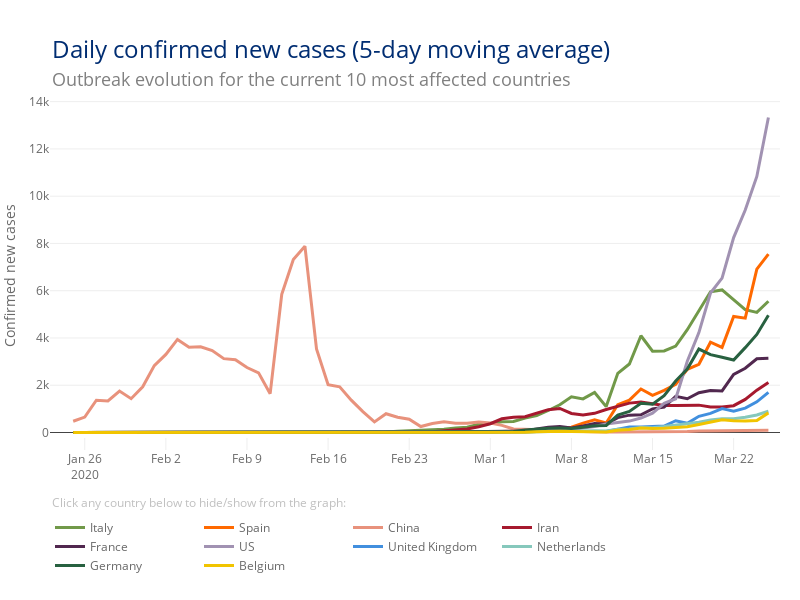

The notebook cell this image was saved under:
### Code cell
# Plot new cases top 10 countries
data = []

for i, c in enumerate(top10_country):
    nc = df_merged[df_merged['Country/Region'] == c].confirmed_newcases_movavg
    data.append(go.Scatter(x = df_merged[df_merged['Country/Region'] == c].dt,
                           y = nc,
                           name = c+'     ',
                           marker = dict(color = top10_col[i]),
                           line = dict(width = 3),
                           hoverinfo = 'text',
                           hovertext = [c+':<br>{:.0f}'.format(i) for i in nc],
                           hoverlabel = dict(bordercolor = top10_col[i], 
                                             bgcolor = 'white',
                                             font = dict(color = top10_col[i])),
                           showlegend = True
                          )
               )
    
    
lay = go.Layout(width = 800, 
                height = 600, 
                #bargap = 0.2,
                xaxis = dict(nticks = 10,
                             ticks = 'inside',
                             ticklen = 12,
                             tickcolor = '#eee',
                             rangemode = 'nonnegative',
                             zeroline = False,
                             showgrid = False,
                            ),
                yaxis = dict(title='Confirmed new cases',
                             type = 'linear',
                            ),
                hovermode = 'closest',
                font = dict(size = label_size,
                            family = label_font,
                            color = label_col,
                           ),
                legend = dict(x = 0.0, 
                              y = -0.18,
                              orientation = 'h',
                             ),
                margin=dict(l=50, r=20, b=150, t=100, pad=0),
                annotations=[dict(x = 0.0,
                                  y = 1.2,
                                  showarrow = False,
                                  text = 'Daily confirmed new cases (5-day moving average)',
                                  xref = 'paper',
                                  yref = 'paper',
                                  font=dict(
                                      family = title_font,
                                      size = title_size,
                                      color = title_col,),
                                 ),
                             dict(x = 0.0,
                                  y = 1.1,
                                  showarrow = False,
                                  text = 'Outbreak evolution for the current 10 most affected countries',
                                  xref = 'paper',
                                  yref = 'paper',
                                  font=dict(
                                      family = subtitle_font,
                                      size = subtitle_size,
                                      color = subtitle_col,),
                                 ),
                             dict(x = 0.0,
                                  y = -0.18,
                                  showarrow = False,
                                  text = 'Click any country below to hide/show from the graph:',
                                  xref = 'paper',
                                  yref = 'paper',
                                  font=dict(
                                      family = label_font,
                                      size = 12,
                                      color = 'silver',),
                                 ),
                            ],
               )

fig = dict(data=data, layout=lay)
plotly.offline.iplot(fig)

# Save JS
plot = plotly.offline.plot({'data':data,
                            'layout':lay},
                           include_plotlyjs = False,
                           output_type = 'div',
                           config = dict(showLink = False,
                                         modeBarButtonsToRemove = ['sendDataToCloud'],
                                         displaylogo = False,
                                         responsive = True)
                          )
path = '../visuals/new_cases/'
out_file = open(path+'timeline_newcases_date_all.html', 'w')
out_file.write('<!DOCTYPE html><html><head><script src="https://cdn.plot.ly/plotly-latest.min.js"></script></head><body>')
out_file.write(plot)
out_file.write('</body><html>')
out_file.close()

### Figure 1 — Plotly figure (JSON) as saved in the notebook; plotly's stock layout.template omitted (floating-point values rounded to 4 significant figures)
{"data": [{"hoverinfo": "text", "hoverlabel": {"bgcolor": "white", "bordercolor": "#719949", "font": {"color": "#719949"}}, "hovertext": ["Italy:<br>nan", "Italy:<br>nan", "Italy:<br>0", "Italy:<br>0", "Italy:<br>0", "Italy:<br>0", "Italy:<br>0", "Italy:<br>1", "Italy:<br>1", "Italy:<br>1", "Italy:<br>0", "Italy:<br>0", "Italy:<br>0", "Italy:<br>0", "Italy:<br>0", "Italy:<br>0", "Italy:<br>0", "Italy:<br>0", "Italy:<br>0", "Italy:<br>0", "Italy:<br>0", "Italy:<br>0", "Italy:<br>0", "Italy:<br>0", "Italy:<br>0", "Italy:<br>0", "Italy:<br>0", "Italy:<br>0", "Italy:<br>6", "Italy:<br>20", "Italy:<br>51", "Italy:<br>70", "Italy:<br>87", "Italy:<br>99", "Italy:<br>142", "Italy:<br>189", "Italy:<br>225", "Italy:<br>346", "Italy:<br>383", "Italy:<br>458", "Italy:<br>465", "Italy:<br>607", "Italy:<br>711", "Italy:<br>931", "Italy:<br>1172", "Italy:<br>1512", "Italy:<br>1422", "Italy:<br>1696", "Italy:<br>1097", "Italy:<br>2504", "Italy:<br>2898", "Italy:<br>4095", "Italy:<br>3440", "Italy:<br>3450", "Italy:<br>3655", "Italy:<br>4352", "Italy:<br>5172", "Italy:<br>5955", "Italy:<br>6034", "Italy:<br>5635", "Italy:<br>5199", "Italy:<br>5083", "Italy:<br>5554", "Italy:<br>nan"], "line": {"width": 3}, "marker": {"color": "#719949"}, "name": "Italy     ", "showlegend": true, "type": "scatter", "uid": "2ac84990-707e-11ea-847d-8c8590b56c5d", "x": ["2020-01-23", "2020-01-24", "2020-01-25", "2020-01-26", "2020-01-27", "2020-01-28", "2020-01-29", "2020-01-30", "2020-01-31", "2020-02-01", "2020-02-02", "2020-02-03", "2020-02-04", "2020-02-05", "2020-02-06", "2020-02-07", "2020-02-08", "2020-02-09", "2020-02-10", "2020-02-11", "2020-02-12", "2020-02-13", "2020-02-14", "2020-02-15", "2020-02-16", "2020-02-17", "2020-02-18", "2020-02-19", "2020-02-20", "2020-02-21", "2020-02-22", "2020-02-23", "2020-02-24", "2020-02-25", "2020-02-26", "2020-02-27", "2020-02-28", "2020-02-29", "2020-03-01", "2020-03-02", "2020-03-03", "2020-03-04", "2020-03-05", "2020-03-06", "2020-03-07", "2020-03-08", "2020-03-09", "2020-03-10", "2020-03-11", "2020-03-12", "2020-03-13", "2020-03-14", "2020-03-15", "2020-03-16", "2020-03-17", "2020-03-18", "2020-03-19", "2020-03-20", "2020-03-21", "2020-03-22", "2020-03-23", "2020-03-24", "2020-03-25", "2020-03-26"], "y": [null, null, 0, 0, 0, 0, 0, 0.6667, 0.6667, 0.6667, 0, 0, 0, 0, 0.3333, 0.3333, 0.3333, 0, 0, 0, 0, 0, 0, 0, 0, 0, 0, 0, 5.667, 19.67, 50.67, 69.67, 86.67, 99.33, 142, 188.7, 225, 346.3, 382.7, 458, 465, 607.3, 711.3, 931.3, 1172.0, 1512, 1422, 1696.0, 1097.0, 2504.0, 2898.0, 4095, 3440, 3450.0, 3655.0, 4352.0, 5172.0, 5955, 6034.0, 5635.0, 5199.0, 5083.0, 5554, null]}, {"hoverinfo": "text", "hoverlabel": {"bgcolor": "white", "bordercolor": "#FF6900", "font": {"color": "#FF6900"}}, "hovertext": ["Spain:<br>nan", "Spain:<br>nan", "Spain:<br>0", "Spain:<br>0", "Spain:<br>0", "Spain:<br>0", "Spain:<br>0", "Spain:<br>0", "Spain:<br>0", "Spain:<br>0", "Spain:<br>0", "Spain:<br>0", "Spain:<br>0", "Spain:<br>0", "Spain:<br>0", "Spain:<br>0", "Spain:<br>0", "Spain:<br>0", "Spain:<br>0", "Spain:<br>0", "Spain:<br>0", "Spain:<br>0", "Spain:<br>0", "Spain:<br>0", "Spain:<br>0", "Spain:<br>0", "Spain:<br>0", "Spain:<br>0", "Spain:<br>0", "Spain:<br>0", "Spain:<br>0", "Spain:<br>0", "Spain:<br>1", "Spain:<br>4", "Spain:<br>4", "Spain:<br>9", "Spain:<br>11", "Spain:<br>23", "Spain:<br>29", "Spain:<br>40", "Spain:<br>46", "Spain:<br>46", "Spain:<br>78", "Spain:<br>93", "Spain:<br>138", "Spain:<br>224", "Spain:<br>398", "Spain:<br>535", "Spain:<br>401", "Spain:<br>1179", "Spain:<br>1371", "Spain:<br>1840", "Spain:<br>1570", "Spain:<br>1786", "Spain:<br>2037", "Spain:<br>2674", "Spain:<br>2887", "Spain:<br>3821", "Spain:<br>3602", "Spain:<br>4909", "Spain:<br>4837", "Spain:<br>6916", "Spain:<br>7550", "Spain:<br>nan"], "line": {"width": 3}, "marker": {"color": "#FF6900"}, "name": "Spain     ", "showlegend": true, "type": "scatter", "uid": "2aca8670-707e-11ea-877a-8c8590b56c5d", "x": ["2020-01-23", "2020-01-24", "2020-01-25", "2020-01-26", "2020-01-27", "2020-01-28", "2020-01-29", "2020-01-30", "2020-01-31", "2020-02-01", "2020-02-02", "2020-02-03", "2020-02-04", "2020-02-05", "2020-02-06", "2020-02-07", "2020-02-08", "2020-02-09", "2020-02-10", "2020-02-11", "2020-02-12", "2020-02-13", "2020-02-14", "2020-02-15", "2020-02-16", "2020-02-17", "2020-02-18", "2020-02-19", "2020-02-20", "2020-02-21", "2020-02-22", "2020-02-23", "2020-02-24", "2020-02-25", "2020-02-26", "2020-02-27", "2020-02-28", "2020-02-29", "2020-03-01", "2020-03-02", "2020-03-03", "2020-03-04", "2020-03-05", "2020-03-06", "2020-03-07", "2020-03-08", "2020-03-09", "2020-03-10", "2020-03-11", "2020-03-12", "2020-03-13", "2020-03-14", "2020-03-15", "2020-03-16", "2020-03-17", "2020-03-18", "2020-03-19", "2020-03-20", "2020-03-21", "2020-03-22", "2020-03-23", "2020-03-24", "2020-03-25", "2020-03-26"], "y": [null, null, 0, 0, 0, 0, 0, 0, 0.3333, 0.3333, 0.3333, 0, 0, 0, 0, 0, 0.3333, 0.3333, 0.3333, 0, 0, 0, 0, 0, 0, 0, 0, 0, 0, 0, 0, 0, 1.333, 3.667, 4.333, 8.667, 10.67, 23, 29.33, 40, 46, 46.33, 78.33, 92.67, 138, 224.3, 398.3, 534.7, 401.3, 1179, 1371.0, 1840.0, 1570, 1786.0, 2037.0, 2674.0, 2887.0, 3821.0, 3602.0, 4909.0, 4837, 6916.0, 7550, null]}, {"hoverinfo": "text", "hoverlabel": {"bgcolor": "white", "bordercolor": "#E8927C", "font": {"color": "#E8927C"}}, "hovertext": ["China:<br>nan", "China:<br>nan", "China:<br>477", "China:<br>652", "China:<br>1368", "China:<br>1337", "China:<br>1755", "China:<br>1431", "China:<br>1935", "China:<br>2830", "China:<br>3305", "China:<br>3939", "China:<br>3603", "China:<br>3624", "China:<br>3468", "China:<br>3125", "China:<br>3081", "China:<br>2748", "China:<br>2524", "China:<br>1643", "China:<br>5847", "China:<br>7324", "China:<br>7885", "China:<br>3539", "China:<br>2025", "China:<br>1933", "China:<br>1369", "China:<br>881", "China:<br>446", "China:<br>794", "China:<br>648", "China:<br>564", "China:<br>251", "China:<br>381", "China:<br>453", "China:<br>391", "China:<br>397", "China:<br>444", "China:<br>403", "China:<br>302", "China:<br>151", "China:<br>134", "China:<br>143", "China:<br>128", "China:<br>95", "China:<br>57", "China:<br>39", "China:<br>33", "China:<br>24", "China:<br>19", "China:<br>19", "China:<br>24", "China:<br>29", "China:<br>27", "China:<br>33", "China:<br>41", "China:<br>64", "China:<br>68", "China:<br>93", "China:<br>83", "China:<br>95", "China:<br>75", "China:<br>95", "China:<br>nan"], "line": {"width": 3}, "marker": {"color": "#E8927C"}, "name": "China     ", "showlegend": true, "type": "scatter", "uid": "2aca8988-707e-11ea-837d-8c8590b56c5d", "x": ["2020-01-23", "2020-01-24", "2020-01-25", "2020-01-26", "2020-01-27", "2020-01-28", "2020-01-29", "2020-01-30", "2020-01-31", "2020-02-01", "2020-02-02", "2020-02-03", "2020-02-04", "2020-02-05", "2020-02-06", "2020-02-07", "2020-02-08", "2020-02-09", "2020-02-10", "2020-02-11", "2020-02-12", "2020-02-13", "2020-02-14", "2020-02-15", "2020-02-16", "2020-02-17", "2020-02-18", "2020-02-19", "2020-02-20", "2020-02-21", "2020-02-22", "2020-02-23", "2020-02-24", "2020-02-25", "2020-02-26", "2020-02-27", "2020-02-28", "2020-02-29", "2020-03-01", "2020-03-02", "2020-03-03", "2020-03-04", "2020-03-05", "2020-03-06", "2020-03-07", "2020-03-08", "2020-03-09", "2020-03-10", "2020-03-11", "2020-03-12", "2020-03-13", "2020-03-14", "2020-03-15", "2020-03-16", "2020-03-17", "2020-03-18", "2020-03-19", "2020-03-20", "2020-03-21", "2020-03-22", "2020-03-23", "2020-03-24", "2020-03-25", "2020-03-26"], "y": [null, null, 477.3, 652.3, 1368.0, 1337.0, 1755.0, 1431, 1935.0, 2830.0, 3305.0, 3939.0, 3603.0, 3624.0, 3468.0, 3125.0, 3081.0, 2748, 2524, 1643.0, 5847, 7324, 7885.0, 3539.0, 2025.0, 1933.0, 1369.0, 881, 446.3, 794, 648.3, 563.7, 251, 381.3, 453, 391.3, 396.7, 444, 402.7, 301.7, 151.3, 133.7, 143, 128, 95.33, 56.67, 39, 32.67, 24, 19.33, 18.67, 23.67, 29.33, 27, 33, 41, 64, 67.67, 93, 82.67, 95.33, 75.33, 94.67, null]}, {"hoverinfo": "text", "hoverlabel": {"bgcolor": "white", "bordercolor": "#A6192E", "font": {"color": "#A6192E"}}, "hovertext": ["Iran:<br>nan", "Iran:<br>nan", "Iran:<br>0", "Iran:<br>0", "Iran:<br>0", "Iran:<br>0", "Iran:<br>0", "Iran:<br>0", "Iran:<br>0", "Iran:<br>0", "Iran:<br>0", "Iran:<br>0", "Iran:<br>0", "Iran:<br>0", "Iran:<br>0", "Iran:<br>0", "Iran:<br>0", "Iran:<br>0", "Iran:<br>0", "Iran:<br>0", "Iran:<br>0", "Iran:<br>0", "Iran:<br>0", "Iran:<br>0", "Iran:<br>0", "Iran:<br>0", "Iran:<br>1", "Iran:<br>2", "Iran:<br>6", "Iran:<br>9", "Iran:<br>13", "Iran:<br>14", "Iran:<br>22", "Iran:<br>32", "Iran:<br>61", "Iran:<br>98", "Iran:<br>151", "Iran:<br>244", "Iran:<br>371", "Iran:<br>581", "Iran:<br>648", "Iran:<br>671", "Iran:<br>804", "Iran:<br>967", "Iran:<br>1018", "Iran:<br>805", "Iran:<br>740", "Iran:<br>811", "Iran:<br>971", "Iran:<br>1107", "Iran:<br>1243", "Iran:<br>1288", "Iran:<br>1209", "Iran:<br>1147", "Iran:<br>1141", "Iran:<br>1139", "Iran:<br>1158", "Iran:<br>1083", "Iran:<br>1077", "Iran:<br>1135", "Iran:<br>1400", "Iran:<br>1793", "Iran:<br>2119", "Iran:<br>nan"], "line": {"width": 3}, "marker": {"color": "#A6192E"}, "name": "Iran     ", "showlegend": true, "type": "scatter", "uid": "2aca8b5e-707e-11ea-8b7a-8c8590b56c5d", "x": ["2020-01-23", "2020-01-24", "2020-01-25", "2020-01-26", "2020-01-27", "2020-01-28", "2020-01-29", "2020-01-30", "2020-01-31", "2020-02-01", "2020-02-02", "2020-02-03", "2020-02-04", "2020-02-05", "2020-02-06", "2020-02-07", "2020-02-08", "2020-02-09", "2020-02-10", "2020-02-11", "2020-02-12", "2020-02-13", "2020-02-14", "2020-02-15", "2020-02-16", "2020-02-17", "2020-02-18", "2020-02-19", "2020-02-20", "2020-02-21", "2020-02-22", "2020-02-23", "2020-02-24", "2020-02-25", "2020-02-26", "2020-02-27", "2020-02-28", "2020-02-29", "2020-03-01", "2020-03-02", "2020-03-03", "2020-03-04", "2020-03-05", "2020-03-06", "2020-03-07", "2020-03-08", "2020-03-09", "2020-03-10", "2020-03-11", "2020-03-12", "2020-03-13", "2020-03-14", "2020-03-15", "2020-03-16", "2020-03-17", "2020-03-18", "2020-03-19", "2020-03-20", "2020-03-21", "2020-03-22", "2020-03-23", "2020-03-24", "2020-03-25", "2020-03-26"], "y": [null, null, 0, 0, 0, 0, 0, 0, 0, 0, 0, 0, 0, 0, 0, 0, 0, 0, 0, 0, 0, 0, 0, 0, 0, 0, 0.6667, 1.667, 6, 8.667, 12.67, 14.33, 22.33, 32, 61.33, 97.67, 151.3, 244.3, 371, 581, 648, 670.7, 803.7, 967, 1018.0, 804.7, 739.7, 811.3, 971.3, 1107.0, 1243, 1288.0, 1209, 1147.0, 1141, 1139.0, 1158.0, 1083, 1077, 1135, 1400.0, 1793, 2119, null]}, {"hoverinfo": "text", "hoverlabel": {"bgcolor": "white", "bordercolor": "#51284F", "font": {"color": "#51284F"}}, "hovertext": ["France:<br>nan", "France:<br>nan", "France:<br>1", "France:<br>0", "France:<br>0", "France:<br>1", "France:<br>1", "France:<br>0", "France:<br>0", "France:<br>0", "France:<br>0", "France:<br>0", "France:<br>0", "France:<br>0", "France:<br>0", "France:<br>2", "France:<br>2", "France:<br>2", "France:<br>0", "France:<br>0", "France:<br>0", "France:<br>0", "France:<br>0", "France:<br>0", "France:<br>0", "France:<br>0", "France:<br>0", "France:<br>0", "France:<br>0", "France:<br>0", "France:<br>0", "France:<br>0", "France:<br>1", "France:<br>2", "France:<br>9", "France:<br>14", "France:<br>27", "France:<br>31", "France:<br>45", "France:<br>35", "France:<br>53", "France:<br>63", "France:<br>151", "France:<br>224", "France:<br>252", "France:<br>188", "France:<br>278", "France:<br>386", "France:<br>358", "France:<br>629", "France:<br>734", "France:<br>746", "France:<br>1001", "France:<br>1073", "France:<br>1531", "France:<br>1429", "France:<br>1681", "France:<br>1780", "France:<br>1758", "France:<br>2455", "France:<br>2720", "France:<br>3119", "France:<br>3143", "France:<br>nan"], "line": {"width": 3}, "marker": {"color": "#51284F"}, "name": "France     ", "showlegend": true, "type": "scatter", "uid": "2aca8d02-707e-11ea-8a79-8c8590b56c5d", "x": ["2020-01-23", "2020-01-24", "2020-01-25", "2020-01-26", "2020-01-27", "2020-01-28", "2020-01-29", "2020-01-30", "2020-01-31", "2020-02-01", "2020-02-02", "2020-02-03", "2020-02-04", "2020-02-05", "2020-02-06", "2020-02-07", "2020-02-08", "2020-02-09", "2020-02-10", "2020-02-11", "2020-02-12", "2020-02-13", "2020-02-14", "2020-02-15", "2020-02-16", "2020-02-17", "2020-02-18", "2020-02-19", "2020-02-20", "2020-02-21", "2020-02-22", "2020-02-23", "2020-02-24", "2020-02-25", "2020-02-26", "2020-02-27", "2020-02-28", "2020-02-29", "2020-03-01", "2020-03-02", "2020-03-03", "2020-03-04", "2020-03-05", "2020-03-06", "2020-03-07", "2020-03-08", "2020-03-09", "2020-03-10", "2020-03-11", "2020-03-12", "2020-03-13", "2020-03-14", "2020-03-15", "2020-03-16", "2020-03-17", "2020-03-18", "2020-03-19", "2020-03-20", "2020-03-21", "2020-03-22", "2020-03-23", "2020-03-24", "2020-03-25", "2020-03-26"], "y": [null, null, 1, 0.3333, 0.3333, 0.6667, 0.6667, 0.3333, 0.3333, 0.3333, 0.3333, 0, 0, 0, 0, 1.667, 1.667, 1.667, 0, 0, 0, 0, 0.3333, 0.3333, 0.3333, 0, 0, 0, 0, 0, 0, 0, 0.6667, 2, 8.667, 14.33, 27.33, 30.67, 44.67, 34.67, 52.67, 63, 150.7, 223.7, 252, 187.7, 278.3, 385.7, 358, 629, 734.3, 746.3, 1001.0, 1073, 1531.0, 1429, 1681, 1780.0, 1758.0, 2455, 2720.0, 3119, 3143.0, null]}, {"hoverinfo": "text", "hoverlabel": {"bgcolor": "white", "bordercolor": "#A192B2", "font": {"color": "#A192B2"}}, "hovertext": ["US:<br>nan", "US:<br>nan", "US:<br>1", "US:<br>1", "US:<br>1", "US:<br>0", "US:<br>0", "US:<br>1", "US:<br>1", "US:<br>1", "US:<br>1", "US:<br>1", "US:<br>1", "US:<br>0", "US:<br>0", "US:<br>0", "US:<br>0", "US:<br>0", "US:<br>0", "US:<br>0", "US:<br>1", "US:<br>0", "US:<br>0", "US:<br>0", "US:<br>0", "US:<br>0", "US:<br>0", "US:<br>0", "US:<br>1", "US:<br>1", "US:<br>1", "US:<br>12", "US:<br>12", "US:<br>14", "US:<br>2", "US:<br>3", "US:<br>4", "US:<br>5", "US:<br>13", "US:<br>17", "US:<br>25", "US:<br>40", "US:<br>48", "US:<br>84", "US:<br>100", "US:<br>107", "US:<br>186", "US:<br>254", "US:<br>360", "US:<br>407", "US:<br>482", "US:<br>612", "US:<br>818", "US:<br>1231", "US:<br>1428", "US:<br>3015", "US:<br>4226", "US:<br>5902", "US:<br>6533", "US:<br>8249", "US:<br>9417", "US:<br>10834", "US:<br>13330", "US:<br>nan"], "line": {"width": 3}, "marker": {"color": "#A192B2"}, "name": "US     ", "showlegend": true, "type": "scatter", "uid": "2aca8e9c-707e-11ea-a90e-8c8590b56c5d", "x": ["2020-01-23", "2020-01-24", "2020-01-25", "2020-01-26", "2020-01-27", "2020-01-28", "2020-01-29", "2020-01-30", "2020-01-31", "2020-02-01", "2020-02-02", "2020-02-03", "2020-02-04", "2020-02-05", "2020-02-06", "2020-02-07", "2020-02-08", "2020-02-09", "2020-02-10", "2020-02-11", "2020-02-12", "2020-02-13", "2020-02-14", "2020-02-15", "2020-02-16", "2020-02-17", "2020-02-18", "2020-02-19", "2020-02-20", "2020-02-21", "2020-02-22", "2020-02-23", "2020-02-24", "2020-02-25", "2020-02-26", "2020-02-27", "2020-02-28", "2020-02-29", "2020-03-01", "2020-03-02", "2020-03-03", "2020-03-04", "2020-03-05", "2020-03-06", "2020-03-07", "2020-03-08", "2020-03-09", "2020-03-10", "2020-03-11", "2020-03-12", "2020-03-13", "2020-03-14", "2020-03-15", "2020-03-16", "2020-03-17", "2020-03-18", "2020-03-19", "2020-03-20", "2020-03-21", "2020-03-22", "2020-03-23", "2020-03-24", "2020-03-25", "2020-03-26"], "y": [null, null, 1.333, 1, 1, 0, 0, 0.6667, 1, 1, 1.333, 1, 1, 0, 0, 0, 0, 0, 0.3333, 0.3333, 0.6667, 0.3333, 0.3333, 0, 0, 0, 0, 0, 0.6667, 0.6667, 0.6667, 12, 12, 14, 2.333, 3, 3.667, 5.333, 12.67, 16.67, 25, 39.67, 48, 84.33, 100.3, 107, 185.7, 254.3, 360, 406.7, 482, 612, 817.7, 1231.0, 1428, 3015, 4226.0, 5902, 6533, 8249, 9417, 10834, 13330.0, null]}, {"hoverinfo": "text", "hoverlabel": {"bgcolor": "white", "bordercolor": "#418FDE", "font": {"color": "#418FDE"}}, "hovertext": ["United Kingdom:<br>nan", "United Kingdom:<br>nan", "United Kingdom:<br>0", "United Kingdom:<br>0", "United Kingdom:<br>0", "United Kingdom:<br>0", "United Kingdom:<br>0", "United Kingdom:<br>1", "United Kingdom:<br>1", "United Kingdom:<br>1", "United Kingdom:<br>0", "United Kingdom:<br>0", "United Kingdom:<br>0", "United Kingdom:<br>0", "United Kingdom:<br>0", "United Kingdom:<br>0", "United Kingdom:<br>0", "United Kingdom:<br>2", "United Kingdom:<br>2", "United Kingdom:<br>2", "United Kingdom:<br>0", "United Kingdom:<br>0", "United Kingdom:<br>0", "United Kingdom:<br>0", "United Kingdom:<br>0", "United Kingdom:<br>0", "United Kingdom:<br>0", "United Kingdom:<br>0", "United Kingdom:<br>0", "United Kingdom:<br>0", "United Kingdom:<br>0", "United Kingdom:<br>1", "United Kingdom:<br>1", "United Kingdom:<br>1", "United Kingdom:<br>1", "United Kingdom:<br>2", "United Kingdom:<br>3", "United Kingdom:<br>7", "United Kingdom:<br>7", "United Kingdom:<br>9", "United Kingdom:<br>17", "United Kingdom:<br>25", "United Kingdom:<br>38", "United Kingdom:<br>40", "United Kingdom:<br>53", "United Kingdom:<br>53", "United Kingdom:<br>59", "United Kingdom:<br>62", "United Kingdom:<br>46", "United Kingdom:<br>139", "United Kingdom:<br>228", "United Kingdom:<br>229", "United Kingdom:<br>250", "United Kingdom:<br>272", "United Kingdom:<br>499", "United Kingdom:<br>388", "United Kingdom:<br>685", "United Kingdom:<br>808", "United Kingdom:<br>1010", "United Kingdom:<br>904", "United Kingdom:<br>1032", "United Kingdom:<br>1298", "United Kingdom:<br>1695", "United Kingdom:<br>nan"], "line": {"width": 3}, "marker": {"color": "#418FDE"}, "name": "United Kingdom     ", "showlegend": true, "type": "scatter", "uid": "2aca904a-707e-11ea-95dc-8c8590b56c5d", "x": ["2020-01-23", "2020-01-24", "2020-01-25", "2020-01-26", "2020-01-27", "2020-01-28", "2020-01-29", "2020-01-30", "2020-01-31", "2020-02-01", "2020-02-02", "2020-02-03", "2020-02-04", "2020-02-05", "2020-02-06", "2020-02-07", "2020-02-08", "2020-02-09", "2020-02-10", "2020-02-11", "2020-02-12", "2020-02-13", "2020-02-14", "2020-02-15", "2020-02-16", "2020-02-17", "2020-02-18", "2020-02-19", "2020-02-20", "2020-02-21", "2020-02-22", "2020-02-23", "2020-02-24", "2020-02-25", "2020-02-26", "2020-02-27", "2020-02-28", "2020-02-29", "2020-03-01", "2020-03-02", "2020-03-03", "2020-03-04", "2020-03-05", "2020-03-06", "2020-03-07", "2020-03-08", "2020-03-09", "2020-03-10", "2020-03-11", "2020-03-12", "2020-03-13", "2020-03-14", "2020-03-15", "2020-03-16", "2020-03-17", "2020-03-18", "2020-03-19", "2020-03-20", "2020-03-21", "2020-03-22", "2020-03-23", "2020-03-24", "2020-03-25", "2020-03-26"], "y": [null, null, 0, 0, 0, 0, 0, 0.6667, 0.6667, 0.6667, 0, 0, 0, 0, 0.3333, 0.3333, 0.3333, 1.667, 1.667, 2, 0.3333, 0.3333, 0, 0, 0, 0, 0, 0, 0, 0, 0, 1.333, 1.333, 1.333, 0.6667, 2.333, 3.333, 7, 6.667, 9.333, 16.67, 25.33, 37.67, 40.33, 52.67, 52.67, 59, 61.67, 45.67, 139.3, 228.3, 228.7, 249.7, 272, 499, 388.3, 684.7, 808.3, 1010.0, 904, 1032.0, 1298.0, 1695.0, null]}, {"hoverinfo": "text", "hoverlabel": {"bgcolor": "white", "bordercolor": "#86C8BC", "font": {"color": "#86C8BC"}}, "hovertext": ["Netherlands:<br>nan", "Netherlands:<br>nan", "Netherlands:<br>0", "Netherlands:<br>0", "Netherlands:<br>0", "Netherlands:<br>0", "Netherlands:<br>0", "Netherlands:<br>0", "Netherlands:<br>0", "Netherlands:<br>0", "Netherlands:<br>0", "Netherlands:<br>0", "Netherlands:<br>0", "Netherlands:<br>0", "Netherlands:<br>0", "Netherlands:<br>0", "Netherlands:<br>0", "Netherlands:<br>0", "Netherlands:<br>0", "Netherlands:<br>0", "Netherlands:<br>0", "Netherlands:<br>0", "Netherlands:<br>0", "Netherlands:<br>0", "Netherlands:<br>0", "Netherlands:<br>0", "Netherlands:<br>0", "Netherlands:<br>0", "Netherlands:<br>0", "Netherlands:<br>0", "Netherlands:<br>0", "Netherlands:<br>0", "Netherlands:<br>0", "Netherlands:<br>0", "Netherlands:<br>0", "Netherlands:<br>0", "Netherlands:<br>2", "Netherlands:<br>3", "Netherlands:<br>6", "Netherlands:<br>6", "Netherlands:<br>9", "Netherlands:<br>21", "Netherlands:<br>35", "Netherlands:<br>50", "Netherlands:<br>61", "Netherlands:<br>64", "Netherlands:<br>65", "Netherlands:<br>79", "Netherlands:<br>61", "Netherlands:<br>141", "Netherlands:<br>153", "Netherlands:<br>212", "Netherlands:<br>203", "Netherlands:<br>250", "Netherlands:<br>307", "Netherlands:<br>350", "Netherlands:<br>431", "Netherlands:<br>527", "Netherlands:<br>583", "Netherlands:<br>587", "Netherlands:<br>647", "Netherlands:<br>740", "Netherlands:<br>901", "Netherlands:<br>nan"], "line": {"width": 3}, "marker": {"color": "#86C8BC"}, "name": "Netherlands     ", "showlegend": true, "type": "scatter", "uid": "2aca91ba-707e-11ea-b7b3-8c8590b56c5d", "x": ["2020-01-23", "2020-01-24", "2020-01-25", "2020-01-26", "2020-01-27", "2020-01-28", "2020-01-29", "2020-01-30", "2020-01-31", "2020-02-01", "2020-02-02", "2020-02-03", "2020-02-04", "2020-02-05", "2020-02-06", "2020-02-07", "2020-02-08", "2020-02-09", "2020-02-10", "2020-02-11", "2020-02-12", "2020-02-13", "2020-02-14", "2020-02-15", "2020-02-16", "2020-02-17", "2020-02-18", "2020-02-19", "2020-02-20", "2020-02-21", "2020-02-22", "2020-02-23", "2020-02-24", "2020-02-25", "2020-02-26", "2020-02-27", "2020-02-28", "2020-02-29", "2020-03-01", "2020-03-02", "2020-03-03", "2020-03-04", "2020-03-05", "2020-03-06", "2020-03-07", "2020-03-08", "2020-03-09", "2020-03-10", "2020-03-11", "2020-03-12", "2020-03-13", "2020-03-14", "2020-03-15", "2020-03-16", "2020-03-17", "2020-03-18", "2020-03-19", "2020-03-20", "2020-03-21", "2020-03-22", "2020-03-23", "2020-03-24", "2020-03-25", "2020-03-26"], "y": [null, null, 0, 0, 0, 0, 0, 0, 0, 0, 0, 0, 0, 0, 0, 0, 0, 0, 0, 0, 0, 0, 0, 0, 0, 0, 0, 0, 0, 0, 0, 0, 0, 0, 0.3333, 0.3333, 2, 3, 5.667, 6, 9.333, 21.33, 34.67, 50, 61, 64.33, 64.67, 79.33, 60.67, 141.3, 153, 211.7, 203.3, 249.7, 306.7, 350.3, 430.7, 527.3, 583.3, 587, 646.7, 740.3, 901.3, null]}, {"hoverinfo": "text", "hoverlabel": {"bgcolor": "white", "bordercolor": "#286140", "font": {"color": "#286140"}}, "hovertext": ["Germany:<br>nan", "Germany:<br>nan", "Germany:<br>0", "Germany:<br>0", "Germany:<br>1", "Germany:<br>1", "Germany:<br>1", "Germany:<br>0", "Germany:<br>1", "Germany:<br>2", "Germany:<br>2", "Germany:<br>1", "Germany:<br>1", "Germany:<br>0", "Germany:<br>0", "Germany:<br>0", "Germany:<br>1", "Germany:<br>0", "Germany:<br>1", "Germany:<br>1", "Germany:<br>1", "Germany:<br>0", "Germany:<br>0", "Germany:<br>0", "Germany:<br>0", "Germany:<br>0", "Germany:<br>0", "Germany:<br>0", "Germany:<br>0", "Germany:<br>0", "Germany:<br>0", "Germany:<br>0", "Germany:<br>0", "Germany:<br>4", "Germany:<br>10", "Germany:<br>10", "Germany:<br>17", "Germany:<br>28", "Germany:<br>37", "Germany:<br>39", "Germany:<br>44", "Germany:<br>108", "Germany:<br>158", "Germany:<br>179", "Germany:<br>186", "Germany:<br>169", "Germany:<br>219", "Germany:<br>289", "Germany:<br>301", "Germany:<br>739", "Germany:<br>892", "Germany:<br>1239", "Germany:<br>1199", "Germany:<br>1557", "Germany:<br>2177", "Germany:<br>2683", "Germany:<br>3530", "Germany:<br>3295", "Germany:<br>3184", "Germany:<br>3069", "Germany:<br>3591", "Germany:<br>4150", "Germany:<br>4961", "Germany:<br>nan"], "line": {"width": 3}, "marker": {"color": "#286140"}, "name": "Germany     ", "showlegend": true, "type": "scatter", "uid": "2aca9338-707e-11ea-8356-8c8590b56c5d", "x": ["2020-01-23", "2020-01-24", "2020-01-25", "2020-01-26", "2020-01-27", "2020-01-28", "2020-01-29", "2020-01-30", "2020-01-31", "2020-02-01", "2020-02-02", "2020-02-03", "2020-02-04", "2020-02-05", "2020-02-06", "2020-02-07", "2020-02-08", "2020-02-09", "2020-02-10", "2020-02-11", "2020-02-12", "2020-02-13", "2020-02-14", "2020-02-15", "2020-02-16", "2020-02-17", "2020-02-18", "2020-02-19", "2020-02-20", "2020-02-21", "2020-02-22", "2020-02-23", "2020-02-24", "2020-02-25", "2020-02-26", "2020-02-27", "2020-02-28", "2020-02-29", "2020-03-01", "2020-03-02", "2020-03-03", "2020-03-04", "2020-03-05", "2020-03-06", "2020-03-07", "2020-03-08", "2020-03-09", "2020-03-10", "2020-03-11", "2020-03-12", "2020-03-13", "2020-03-14", "2020-03-15", "2020-03-16", "2020-03-17", "2020-03-18", "2020-03-19", "2020-03-20", "2020-03-21", "2020-03-22", "2020-03-23", "2020-03-24", "2020-03-25", "2020-03-26"], "y": [null, null, 0, 0.3333, 1.333, 1.333, 1, 0.3333, 1.333, 2, 2.333, 1.333, 0.6667, 0, 0.3333, 0.3333, 0.6667, 0.3333, 1, 0.6667, 0.6667, 0, 0, 0, 0, 0, 0, 0, 0, 0, 0, 0, 0.3333, 3.667, 10, 10.33, 17.33, 28, 37, 39, 44, 107.7, 158, 179, 186, 168.7, 219.3, 289.3, 300.7, 739.3, 892.3, 1239, 1199, 1557.0, 2177.0, 2683.0, 3530.0, 3295.0, 3184.0, 3069.0, 3591, 4150, 4961.0, null]}, {"hoverinfo": "text", "hoverlabel": {"bgcolor": "white", "bordercolor": "#F1C400", "font": {"color": "#F1C400"}}, "hovertext": ["Belgium:<br>nan", "Belgium:<br>nan", "Belgium:<br>0", "Belgium:<br>0", "Belgium:<br>0", "Belgium:<br>0", "Belgium:<br>0", "Belgium:<br>0", "Belgium:<br>0", "Belgium:<br>0", "Belgium:<br>0", "Belgium:<br>0", "Belgium:<br>0", "Belgium:<br>0", "Belgium:<br>0", "Belgium:<br>0", "Belgium:<br>0", "Belgium:<br>0", "Belgium:<br>0", "Belgium:<br>0", "Belgium:<br>0", "Belgium:<br>0", "Belgium:<br>0", "Belgium:<br>0", "Belgium:<br>0", "Belgium:<br>0", "Belgium:<br>0", "Belgium:<br>0", "Belgium:<br>0", "Belgium:<br>0", "Belgium:<br>0", "Belgium:<br>0", "Belgium:<br>0", "Belgium:<br>0", "Belgium:<br>0", "Belgium:<br>0", "Belgium:<br>0", "Belgium:<br>0", "Belgium:<br>2", "Belgium:<br>4", "Belgium:<br>7", "Belgium:<br>14", "Belgium:<br>32", "Belgium:<br>49", "Belgium:<br>50", "Belgium:<br>43", "Belgium:<br>33", "Belgium:<br>38", "Belgium:<br>25", "Belgium:<br>97", "Belgium:<br>125", "Belgium:<br>191", "Belgium:<br>166", "Belgium:<br>185", "Belgium:<br>200", "Belgium:<br>246", "Belgium:<br>338", "Belgium:<br>443", "Belgium:<br>535", "Belgium:<br>495", "Belgium:<br>485", "Belgium:<br>512", "Belgium:<br>831", "Belgium:<br>nan"], "line": {"width": 3}, "marker": {"color": "#F1C400"}, "name": "Belgium     ", "showlegend": true, "type": "scatter", "uid": "2aca94dc-707e-11ea-977f-8c8590b56c5d", "x": ["2020-01-23", "2020-01-24", "2020-01-25", "2020-01-26", "2020-01-27", "2020-01-28", "2020-01-29", "2020-01-30", "2020-01-31", "2020-02-01", "2020-02-02", "2020-02-03", "2020-02-04", "2020-02-05", "2020-02-06", "2020-02-07", "2020-02-08", "2020-02-09", "2020-02-10", "2020-02-11", "2020-02-12", "2020-02-13", "2020-02-14", "2020-02-15", "2020-02-16", "2020-02-17", "2020-02-18", "2020-02-19", "2020-02-20", "2020-02-21", "2020-02-22", "2020-02-23", "2020-02-24", "2020-02-25", "2020-02-26", "2020-02-27", "2020-02-28", "2020-02-29", "2020-03-01", "2020-03-02", "2020-03-03", "2020-03-04", "2020-03-05", "2020-03-06", "2020-03-07", "2020-03-08", "2020-03-09", "2020-03-10", "2020-03-11", "2020-03-12", "2020-03-13", "2020-03-14", "2020-03-15", "2020-03-16", "2020-03-17", "2020-03-18", "2020-03-19", "2020-03-20", "2020-03-21", "2020-03-22", "2020-03-23", "2020-03-24", "2020-03-25", "2020-03-26"], "y": [null, null, 0, 0, 0, 0, 0, 0, 0, 0, 0, 0.3333, 0.3333, 0.3333, 0, 0, 0, 0, 0, 0, 0, 0, 0, 0, 0, 0, 0, 0, 0, 0, 0, 0, 0, 0, 0, 0, 0, 0.3333, 2.333, 4, 7, 14, 32, 48.67, 50, 43.33, 32.67, 38, 25, 97.33, 125, 190.7, 166.3, 184.7, 200, 245.7, 338, 443, 535.3, 495.3, 484.7, 512, 830.7, null]}], "layout": {"annotations": [{"font": {"color": "#002D72", "family": "Open Sans", "size": 24}, "showarrow": false, "text": "Daily confirmed new cases (5-day moving average)", "x": 0, "xref": "paper", "y": 1.2, "yref": "paper"}, {"font": {"color": "grey", "family": "Open Sans", "size": 18}, "showarrow": false, "text": "Outbreak evolution for the current 10 most affected countries", "x": 0, "xref": "paper", "y": 1.1, "yref": "paper"}, {"font": {"color": "silver", "family": "Open Sans", "size": 12}, "showarrow": false, "text": "Click any country below to hide/show from the graph:", "x": 0, "xref": "paper", "y": -0.18, "yref": "paper"}], "font": {"color": "dimgray", "family": "Open Sans", "size": 12}, "height": 600, "hovermode": "closest", "legend": {"orientation": "h", "x": 0, "y": -0.18}, "margin": {"b": 150, "l": 50, "pad": 0, "r": 20, "t": 100}, "width": 800, "xaxis": {"nticks": 10, "rangemode": "nonnegative", "showgrid": false, "tickcolor": "#eee", "ticklen": 12, "ticks": "inside", "zeroline": false}, "yaxis": {"title": "Confirmed new cases", "type": "linear"}}}
